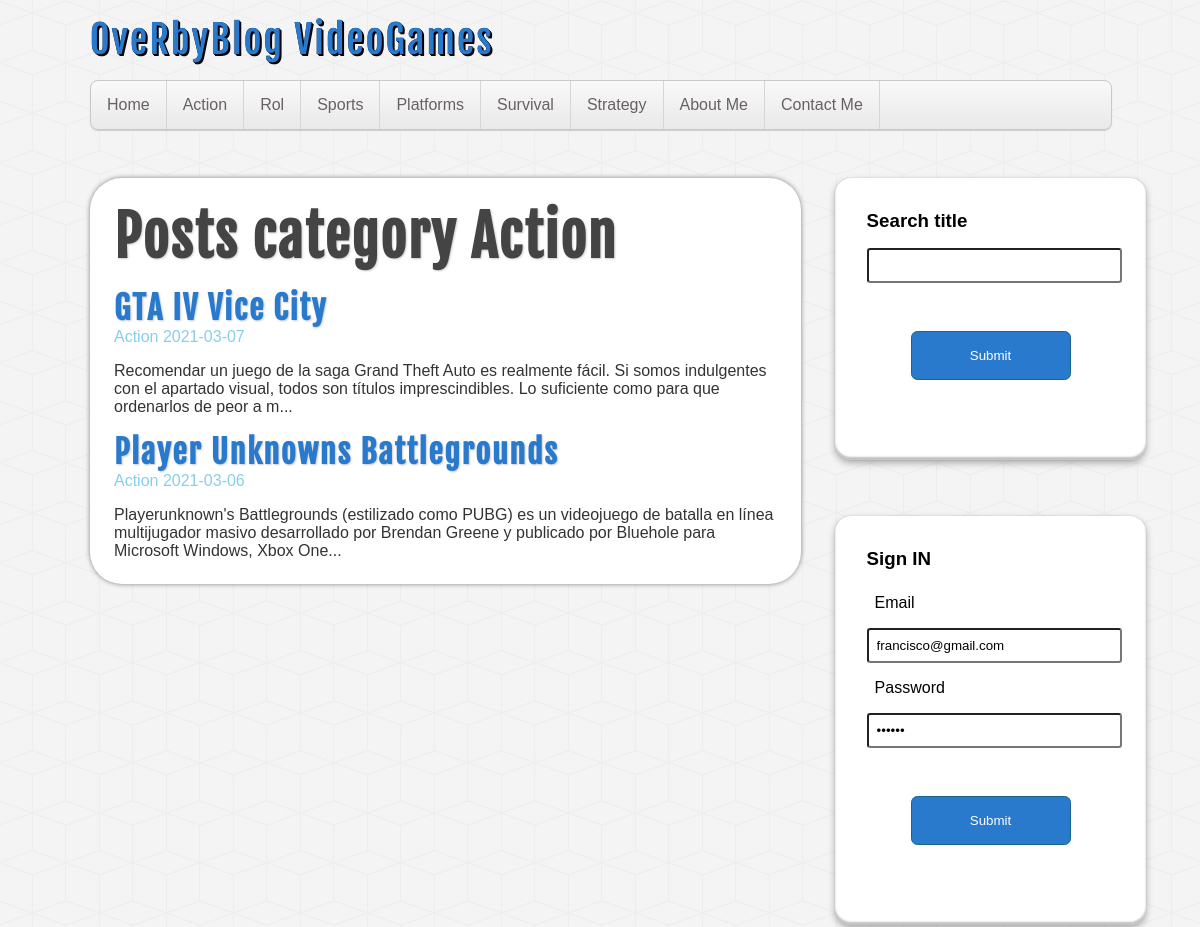
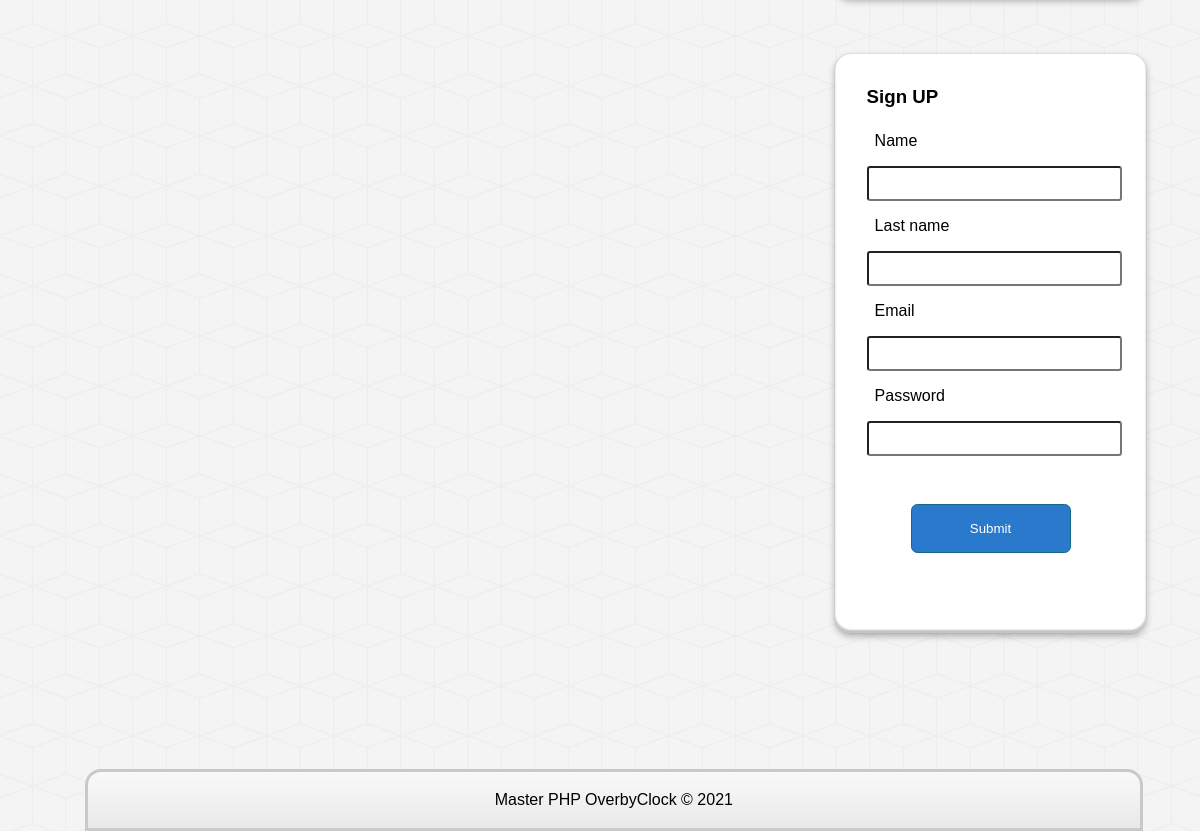
Screenshot of /postsbycategory.php?id=1 with the database file from the repository (2 pictures, top to bottom).
### tables this page shows
CREATE TABLE `categories` (
  `id` int NOT NULL,
  `name` varchar(100) DEFAULT NULL
);

CREATE TABLE `posts` (
  `id` int NOT NULL,
  `user_id` int NOT NULL,
  `category_id` int NOT NULL,
  `title` varchar(100) NOT NULL,
  `description` mediumtext,
  `date_creation` date NOT NULL
);

### includes/helpers.php (called while the page is built, shortened)
<?php
function getCategories($conn)
{
  $sql = "SELECT * FROM categories ORDER BY id ASC";
  $categories = mysqli_query($conn, $sql);
  $result = array();
  if ($categories && mysqli_num_rows($categories) >= 1) {
    $result = $categories;
  } else {
    $result = mysqli_error($conn);
  }
  return $result;
}
function getCategory($conn, $id)
{
  $sql = "SELECT * FROM categories WHERE id = '$id'";
  $categories = mysqli_query($conn, $sql);
  $result = array();
  if ($categories && mysqli_num_rows($categories) >= 1) {
    $result = mysqli_fetch_assoc($categories);
  } else {
    $result = false;
  }
  return $result;
}
function getPostsByCategory($conn, $category)
{
  $sql = "SELECT p.*, c.name FROM posts p
            INNER JOIN categories c
            WHERE p.category_id = c.id
            AND p.category_id = '$category'
            ORDER BY date_creation DESC";
  $posts = mysqli_query($conn, $sql);
  $result = array();
  if ($posts && mysqli_num_rows($posts) >= 1) {
    $result = $posts;
  } else {
    $result = mysqli_error($conn);
  }
  return $result;
}

### postsbycategory.php (the view, shortened to what this page needs)
<?php require_once('includes/header.php') ?>
  <?php require_once('includes/aside.php')?>
      <div id="main">
      <h1>Posts category <?php $categoryName = getCategory($conn,$_GET['id']);
                                  echo $categoryName['name'];?></h1>
       <?php $posts = getPostsByCategory($conn,$_GET['id']) ?>
       <?php
          while($post = mysqli_fetch_assoc($posts)){
            echo '<article class="posts">
                  <a href="fullpost.php?id='.$post['id'].'">
                    <h2>'.$post['title'].'</h2>
                    <span id="subInfo">'.$post['name'].' '.$post['date_creation'].'</span>
                    <p>'.substr($post['description'],0,200).'...</p>
                   </a>
                  </article>'
            ;
          }
       ?>
      </div>
   <?php require_once('includes/footer.php');?>
  </body>
  </html>

### includes/header.php (shortened to what this page needs)
<?php require_once('includes/connbd.php');?>
<?php require_once('includes/helpers.php'); ?>
<!DOCTYPE html>
<html lang="en">
<head>
  <link rel="stylesheet" href="assets/css/style.css">
</head>
<body>
<header id="header">
    <div id="logo">
      <a href="index.php">OveRbyBlog VideoGames</a>
    </div>
    <?php
      $categories = getCategories($conn);
    ?>
    <nav id="nav">
      <ul>
        <li><a href="index.php">Home</a></li>
        <?php
          while($category = mysqli_fetch_assoc($categories)){
            echo '<li><a href="postsbycategory.php?id='.$category['id'].'">'.$category['name'].'</a></li>';
          }
        ?>
        <li><a href="index.php">About Me</a></li>
        <li><a href="index.php">Contact Me</a></li>
      </ul>
    </nav>
  </header>
  <div id="container">

### assets/css/style.css (style rules this page uses)
* { margin: 0px; padding: 0px; font-family: Arial, Helvetica, sans-serif; text-decoration:none; }
body { background:url(../img/cubes.png) #F4F4F4; }
#header { width: 85%; height: auto; margin: 0 auto; background: transparent; }
#logo { float: left; width:35rem; height: 5rem; }
#logo a { font-family: "fajala",Arial, Helvetica, sans-serif; font-size: 2.4em; letter-spacing: 2px; color: #2979CD; text-shadow: 0px 0px 0px black, 1px 1px 0px black, 2px 2px 0px black; transition: all 500ms; line-height: 5rem; }
#nav { width:100%; height:3rem; clear:both; background: linear-gradient(to bottom, #f9f9f9 0px, #e9e9e9 100%); border: 0.1rem solid #c9c9c9; border-radius: 8px; box-shadow: 0px 1px 1px #ccc; overflow: hidden; }
#nav ul { list-style: none; }
#nav ul li { float: left; line-height: 3rem; border-right: 1px solid #d6d6d6; }
#nav ul li a { display: block; padding: 0 1rem 0 1rem; font-size: 1rem; color: #0f010199; }
#container { width: 85%; margin: 3rem auto 3rem auto; }
#main { float:left; width:65%; height: auto; background:white; border-radius: 2rem; box-shadow: 0px 0px 5px grey; overflow:hidden; padding:1.5rem; }
#main h1 { font-size: 3.5rem; letter-spacing: 0.1rem; color: #444; text-shadow: 1px 1px 2px #ccc; font-family: "fajala",Arial, Helvetica, sans-serif; }
#main h2 { margin-top:1rem; font-size: 2rem; letter-spacing: 0.1rem; color:#2979CD; text-shadow: 1px 1px 2px #ccc; font-family: "fajala",Arial, Helvetica, sans-serif; }
#main p { margin-top:1rem; }
#main a { color: #333; }
#subInfo { color:skyblue; }

### rows the page displays
categories: name "Action"
categories: name "Rol"
categories: name "Sports"
categories: name "Platforms"
categories: name "Survival"
categories: name "Strategy"
posts: title "GTA IV Vice City", category.name "Action", date_creation "2021-03-07", description "Recomendar un juego de la saga Grand Theft Auto es realmente fácil. Si somos indulgentes con el apartado visual, todos son títulos imprescindibles. Lo suficiente como para que ordenarlos de peor a m"
posts: title "Player Unknowns Battlegrounds", category.name "Action", date_creation "2021-03-06", description "Playerunknown's Battlegrounds (estilizado como PUBG) es un videojuego de batalla en línea multijugador masivo desarrollado por Brendan Greene y publicado por Bluehole para Microsoft Windows, Xbox One"
